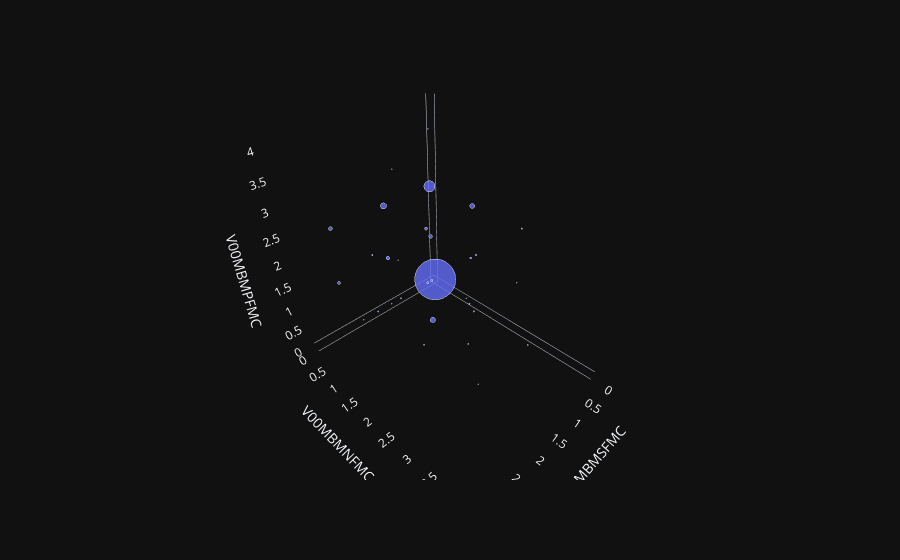

The notebook cell saved with this chart:
### Code cell
moaks_3d_fmc_scatter = plot_moaks_data(v00_moaks_shared_kl_fmc)
moaks_3d_fmc_scatter.show()

### Figure 1 — Plotly figure (JSON) as saved in the notebook; plotly's stock layout.template omitted (floating-point values rounded to 4 significant figures)
{"data": [{"hovertemplate": "V00MBMSFMC=%{x}<br>V00MBMNFMC=%{y}<br>V00MBMPFMC=%{z}<br>count=%{marker.size}<extra></extra>", "legendgroup": "", "marker": {"color": "#636efa", "opacity": 0.8, "size": [2439, 1, 2, 1, 1, 40, 9, 18, 180, 1, 2, 2, 4, 34, 1, 3, 1, 2, 19, 54, 7, 13, 2, 3, 2, 13, 21, 2, 3, 2, 1], "sizemode": "area", "sizeref": 1.524, "symbol": "circle"}, "mode": "markers", "name": "", "scene": "scene", "showlegend": false, "x": [0.0, 0.0, 1.0, 1.0, 1.0, 1.0, 1.0, 1.0, 1.0, 1.0, 1.0, 1.0, 1.0, 1.0, 1.0, 1.0, 2.0, 2.0, 2.0, 2.0, 2.0, 2.0, 2.0, 2.0, 2.0, 3.0, 3.0, 3.0, 3.0, 3.0, 3.0], "y": [0.0, 1.0, 0.0, 0.0, 0.0, 1.0, 1.0, 1.0, 1.0, 1.0, 2.0, 2.0, 2.0, 2.0, 3.0, 3.0, 0.0, 1.0, 1.0, 1.0, 2.0, 2.0, 3.0, 3.0, 4.0, 1.0, 1.0, 2.0, 2.0, 3.0, 4.0], "z": [0.0, 0.0, 0.0, 1.0, 3.0, 0.0, 1.0, 2.0, 3.0, 4.0, 0.0, 1.0, 2.0, 3.0, 2.0, 3.0, 0.0, 1.0, 2.0, 3.0, 2.0, 3.0, 2.0, 3.0, 2.0, 2.0, 3.0, 2.0, 3.0, 2.0, 2.0], "type": "scatter3d"}], "layout": {"scene": {"domain": {"x": [0.0, 1.0], "y": [0.0, 1.0]}, "xaxis": {"title": {"text": "V00MBMSFMC"}, "showgrid": false}, "yaxis": {"title": {"text": "V00MBMNFMC"}, "showgrid": false}, "zaxis": {"title": {"text": "V00MBMPFMC"}, "showgrid": false}}, "legend": {"tracegroupgap": 0, "itemsizing": "constant"}, "margin": {"t": 60}}}
